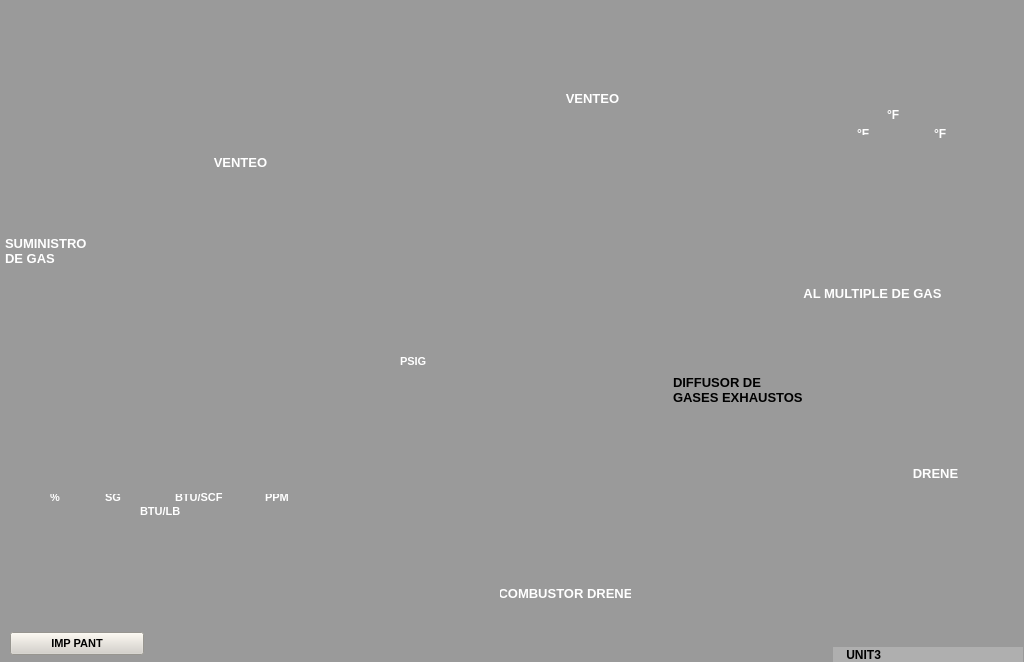
<?xml version="1.0" encoding="UTF-8"?>
<ui version="4.0">
 <class>B6</class>
 <widget class="QWidget" name="B6">
  <property name="geometry">
   <rect>
    <x>0</x>
    <y>0</y>
    <width>1024</width>
    <height>662</height>
   </rect>
  </property>
  <property name="minimumSize">
   <size>
    <width>1024</width>
    <height>662</height>
   </size>
  </property>
  <property name="maximumSize">
   <size>
    <width>1024</width>
    <height>662</height>
   </size>
  </property>
  <property name="windowTitle">
   <string>Form</string>
  </property>
  <property name="styleSheet">
   <string notr="true">background-color: rgb(154, 154, 154);</string>
  </property>
  <widget class="QLabel" name="label_28">
   <property name="geometry">
    <rect>
     <x>5</x>
     <y>238</y>
     <width>151</width>
     <height>26</height>
    </rect>
   </property>
   <property name="font">
    <font>
     <pointsize>10</pointsize>
     <weight>75</weight>
     <bold>true</bold>
    </font>
   </property>
   <property name="styleSheet">
    <string notr="true">background-color: none;
color: rgb(255, 255, 255);</string>
   </property>
   <property name="text">
    <string>SUMINISTRO 
DE GAS</string>
   </property>
   <property name="alignment">
    <set>Qt::AlignLeading|Qt::AlignLeft|Qt::AlignVCenter</set>
   </property>
  </widget>
  <widget class="QLabel" name="label_29">
   <property name="geometry">
    <rect>
     <x>190</x>
     <y>149</y>
     <width>101</width>
     <height>26</height>
    </rect>
   </property>
   <property name="font">
    <font>
     <pointsize>10</pointsize>
     <weight>75</weight>
     <bold>true</bold>
    </font>
   </property>
   <property name="styleSheet">
    <string notr="true">background-color: none;
color: rgb(255, 255, 255);</string>
   </property>
   <property name="text">
    <string>VENTEO</string>
   </property>
   <property name="alignment">
    <set>Qt::AlignCenter</set>
   </property>
  </widget>
  <widget class="QLabel" name="label_30">
   <property name="geometry">
    <rect>
     <x>542</x>
     <y>85</y>
     <width>101</width>
     <height>26</height>
    </rect>
   </property>
   <property name="font">
    <font>
     <pointsize>10</pointsize>
     <weight>75</weight>
     <bold>true</bold>
    </font>
   </property>
   <property name="styleSheet">
    <string notr="true">background-color: none;
color: rgb(255, 255, 255);</string>
   </property>
   <property name="text">
    <string>VENTEO</string>
   </property>
   <property name="alignment">
    <set>Qt::AlignCenter</set>
   </property>
  </widget>
  <widget class="QLabel" name="label_31">
   <property name="geometry">
    <rect>
     <x>792</x>
     <y>280</y>
     <width>161</width>
     <height>26</height>
    </rect>
   </property>
   <property name="font">
    <font>
     <pointsize>10</pointsize>
     <weight>75</weight>
     <bold>true</bold>
    </font>
   </property>
   <property name="styleSheet">
    <string notr="true">background-color: none;
color: rgb(255, 255, 255);</string>
   </property>
   <property name="text">
    <string>AL MULTIPLE DE GAS</string>
   </property>
   <property name="alignment">
    <set>Qt::AlignCenter</set>
   </property>
  </widget>
  <widget class="QLabel" name="label_32">
   <property name="geometry">
    <rect>
     <x>500</x>
     <y>580</y>
     <width>131</width>
     <height>26</height>
    </rect>
   </property>
   <property name="font">
    <font>
     <pointsize>10</pointsize>
     <weight>75</weight>
     <bold>true</bold>
    </font>
   </property>
   <property name="styleSheet">
    <string notr="true">background-color: none;
color: rgb(255, 255, 255);</string>
   </property>
   <property name="text">
    <string>COMBUSTOR DRENE</string>
   </property>
   <property name="alignment">
    <set>Qt::AlignCenter</set>
   </property>
  </widget>
  <widget class="QLabel" name="label_33">
   <property name="geometry">
    <rect>
     <x>870</x>
     <y>460</y>
     <width>131</width>
     <height>26</height>
    </rect>
   </property>
   <property name="font">
    <font>
     <pointsize>10</pointsize>
     <weight>75</weight>
     <bold>true</bold>
    </font>
   </property>
   <property name="styleSheet">
    <string notr="true">background-color: none;
color: rgb(255, 255, 255);</string>
   </property>
   <property name="text">
    <string>DRENE</string>
   </property>
   <property name="alignment">
    <set>Qt::AlignCenter</set>
   </property>
  </widget>
  <widget class="QLabel" name="label_38">
   <property name="geometry">
    <rect>
     <x>0</x>
     <y>0</y>
     <width>1024</width>
     <height>662</height>
    </rect>
   </property>
   <property name="styleSheet">
    <string notr="true">background-color: none;
color: rgb(255, 255, 255);</string>
   </property>
   <property name="text">
    <string/>
   </property>
   <property name="pixmap">
    <pixmap resource="../Resources.qrc">:/Resources/PNG/B6.png</pixmap>
   </property>
  </widget>
  <widget class="QLabel" name="lb_Unit_5">
   <property name="geometry">
    <rect>
     <x>400</x>
     <y>350</y>
     <width>35</width>
     <height>22</height>
    </rect>
   </property>
   <property name="minimumSize">
    <size>
     <width>35</width>
     <height>22</height>
    </size>
   </property>
   <property name="maximumSize">
    <size>
     <width>35</width>
     <height>22</height>
    </size>
   </property>
   <property name="font">
    <font>
     <pointsize>8</pointsize>
     <weight>75</weight>
     <bold>true</bold>
    </font>
   </property>
   <property name="layoutDirection">
    <enum>Qt::LeftToRight</enum>
   </property>
   <property name="styleSheet">
    <string notr="true">background-color:none;
color: rgb(255, 255, 255);</string>
   </property>
   <property name="text">
    <string>PSIG</string>
   </property>
   <property name="alignment">
    <set>Qt::AlignLeading|Qt::AlignLeft|Qt::AlignVCenter</set>
   </property>
  </widget>
  <widget class="QLabel" name="lb_Lect_5">
   <property name="geometry">
    <rect>
     <x>365</x>
     <y>352</y>
     <width>35</width>
     <height>18</height>
    </rect>
   </property>
   <property name="minimumSize">
    <size>
     <width>35</width>
     <height>18</height>
    </size>
   </property>
   <property name="maximumSize">
    <size>
     <width>35</width>
     <height>18</height>
    </size>
   </property>
   <property name="font">
    <font>
     <pointsize>10</pointsize>
     <weight>75</weight>
     <bold>true</bold>
    </font>
   </property>
   <property name="layoutDirection">
    <enum>Qt::LeftToRight</enum>
   </property>
   <property name="styleSheet">
    <string notr="true">background-color:none;
color: rgb(255, 255, 255);</string>
   </property>
   <property name="text">
    <string/>
   </property>
   <property name="alignment">
    <set>Qt::AlignRight|Qt::AlignTrailing|Qt::AlignVCenter</set>
   </property>
  </widget>
  <widget class="QLabel" name="lb_Lect_4">
   <property name="geometry">
    <rect>
     <x>230</x>
     <y>486</y>
     <width>35</width>
     <height>18</height>
    </rect>
   </property>
   <property name="minimumSize">
    <size>
     <width>35</width>
     <height>18</height>
    </size>
   </property>
   <property name="maximumSize">
    <size>
     <width>35</width>
     <height>18</height>
    </size>
   </property>
   <property name="font">
    <font>
     <pointsize>10</pointsize>
     <weight>75</weight>
     <bold>true</bold>
    </font>
   </property>
   <property name="layoutDirection">
    <enum>Qt::LeftToRight</enum>
   </property>
   <property name="styleSheet">
    <string notr="true">background-color:none;
color: rgb(255, 255, 255);</string>
   </property>
   <property name="text">
    <string/>
   </property>
   <property name="alignment">
    <set>Qt::AlignRight|Qt::AlignTrailing|Qt::AlignVCenter</set>
   </property>
  </widget>
  <widget class="QLabel" name="lb_Unit_4">
   <property name="geometry">
    <rect>
     <x>265</x>
     <y>486</y>
     <width>35</width>
     <height>22</height>
    </rect>
   </property>
   <property name="minimumSize">
    <size>
     <width>35</width>
     <height>22</height>
    </size>
   </property>
   <property name="maximumSize">
    <size>
     <width>35</width>
     <height>22</height>
    </size>
   </property>
   <property name="font">
    <font>
     <pointsize>8</pointsize>
     <weight>75</weight>
     <bold>true</bold>
    </font>
   </property>
   <property name="layoutDirection">
    <enum>Qt::LeftToRight</enum>
   </property>
   <property name="styleSheet">
    <string notr="true">background-color:none;
color: rgb(255, 255, 255);</string>
   </property>
   <property name="text">
    <string>PPM</string>
   </property>
   <property name="alignment">
    <set>Qt::AlignLeading|Qt::AlignLeft|Qt::AlignVCenter</set>
   </property>
  </widget>
  <widget class="QLabel" name="lb_Lect_3">
   <property name="geometry">
    <rect>
     <x>140</x>
     <y>486</y>
     <width>35</width>
     <height>18</height>
    </rect>
   </property>
   <property name="minimumSize">
    <size>
     <width>35</width>
     <height>18</height>
    </size>
   </property>
   <property name="maximumSize">
    <size>
     <width>35</width>
     <height>18</height>
    </size>
   </property>
   <property name="font">
    <font>
     <pointsize>10</pointsize>
     <weight>75</weight>
     <bold>true</bold>
    </font>
   </property>
   <property name="layoutDirection">
    <enum>Qt::LeftToRight</enum>
   </property>
   <property name="styleSheet">
    <string notr="true">background-color:none;
color: rgb(255, 255, 255);</string>
   </property>
   <property name="text">
    <string/>
   </property>
   <property name="alignment">
    <set>Qt::AlignRight|Qt::AlignTrailing|Qt::AlignVCenter</set>
   </property>
  </widget>
  <widget class="QLabel" name="lb_Unit_3">
   <property name="geometry">
    <rect>
     <x>175</x>
     <y>486</y>
     <width>50</width>
     <height>22</height>
    </rect>
   </property>
   <property name="minimumSize">
    <size>
     <width>50</width>
     <height>18</height>
    </size>
   </property>
   <property name="maximumSize">
    <size>
     <width>50</width>
     <height>22</height>
    </size>
   </property>
   <property name="font">
    <font>
     <pointsize>8</pointsize>
     <weight>75</weight>
     <bold>true</bold>
    </font>
   </property>
   <property name="layoutDirection">
    <enum>Qt::LeftToRight</enum>
   </property>
   <property name="styleSheet">
    <string notr="true">background-color:none;
color: rgb(255, 255, 255);</string>
   </property>
   <property name="text">
    <string>BTU/SCF</string>
   </property>
   <property name="alignment">
    <set>Qt::AlignLeading|Qt::AlignLeft|Qt::AlignVCenter</set>
   </property>
  </widget>
  <widget class="QLabel" name="lb_Lect_2">
   <property name="geometry">
    <rect>
     <x>70</x>
     <y>486</y>
     <width>35</width>
     <height>18</height>
    </rect>
   </property>
   <property name="minimumSize">
    <size>
     <width>35</width>
     <height>18</height>
    </size>
   </property>
   <property name="maximumSize">
    <size>
     <width>35</width>
     <height>18</height>
    </size>
   </property>
   <property name="font">
    <font>
     <pointsize>10</pointsize>
     <weight>75</weight>
     <bold>true</bold>
    </font>
   </property>
   <property name="layoutDirection">
    <enum>Qt::LeftToRight</enum>
   </property>
   <property name="styleSheet">
    <string notr="true">background-color:none;
color: rgb(255, 255, 255);</string>
   </property>
   <property name="text">
    <string/>
   </property>
   <property name="alignment">
    <set>Qt::AlignRight|Qt::AlignTrailing|Qt::AlignVCenter</set>
   </property>
  </widget>
  <widget class="QLabel" name="lb_Unit_2">
   <property name="geometry">
    <rect>
     <x>105</x>
     <y>486</y>
     <width>35</width>
     <height>22</height>
    </rect>
   </property>
   <property name="minimumSize">
    <size>
     <width>35</width>
     <height>22</height>
    </size>
   </property>
   <property name="maximumSize">
    <size>
     <width>35</width>
     <height>22</height>
    </size>
   </property>
   <property name="font">
    <font>
     <pointsize>8</pointsize>
     <weight>75</weight>
     <bold>true</bold>
    </font>
   </property>
   <property name="layoutDirection">
    <enum>Qt::LeftToRight</enum>
   </property>
   <property name="styleSheet">
    <string notr="true">background-color:none;
color: rgb(255, 255, 255);</string>
   </property>
   <property name="text">
    <string>SG</string>
   </property>
   <property name="alignment">
    <set>Qt::AlignLeading|Qt::AlignLeft|Qt::AlignVCenter</set>
   </property>
  </widget>
  <widget class="QLabel" name="lb_Unit_1">
   <property name="geometry">
    <rect>
     <x>50</x>
     <y>486</y>
     <width>35</width>
     <height>22</height>
    </rect>
   </property>
   <property name="minimumSize">
    <size>
     <width>35</width>
     <height>22</height>
    </size>
   </property>
   <property name="maximumSize">
    <size>
     <width>35</width>
     <height>22</height>
    </size>
   </property>
   <property name="font">
    <font>
     <pointsize>8</pointsize>
     <weight>75</weight>
     <bold>true</bold>
    </font>
   </property>
   <property name="layoutDirection">
    <enum>Qt::LeftToRight</enum>
   </property>
   <property name="styleSheet">
    <string notr="true">background-color:none;
color: rgb(255, 255, 255);</string>
   </property>
   <property name="text">
    <string>%</string>
   </property>
   <property name="alignment">
    <set>Qt::AlignLeading|Qt::AlignLeft|Qt::AlignVCenter</set>
   </property>
  </widget>
  <widget class="QLabel" name="lb_Lect_1">
   <property name="geometry">
    <rect>
     <x>15</x>
     <y>486</y>
     <width>35</width>
     <height>18</height>
    </rect>
   </property>
   <property name="minimumSize">
    <size>
     <width>35</width>
     <height>18</height>
    </size>
   </property>
   <property name="maximumSize">
    <size>
     <width>35</width>
     <height>18</height>
    </size>
   </property>
   <property name="font">
    <font>
     <pointsize>10</pointsize>
     <weight>75</weight>
     <bold>true</bold>
    </font>
   </property>
   <property name="layoutDirection">
    <enum>Qt::LeftToRight</enum>
   </property>
   <property name="styleSheet">
    <string notr="true">background-color:none;
color: rgb(255, 255, 255);</string>
   </property>
   <property name="text">
    <string/>
   </property>
   <property name="alignment">
    <set>Qt::AlignRight|Qt::AlignTrailing|Qt::AlignVCenter</set>
   </property>
  </widget>
  <widget class="QLabel" name="lb_Temp_Unit_1">
   <property name="geometry">
    <rect>
     <x>857</x>
     <y>125</y>
     <width>30</width>
     <height>18</height>
    </rect>
   </property>
   <property name="minimumSize">
    <size>
     <width>30</width>
     <height>18</height>
    </size>
   </property>
   <property name="maximumSize">
    <size>
     <width>30</width>
     <height>18</height>
    </size>
   </property>
   <property name="font">
    <font>
     <pointsize>9</pointsize>
     <weight>75</weight>
     <bold>true</bold>
    </font>
   </property>
   <property name="layoutDirection">
    <enum>Qt::LeftToRight</enum>
   </property>
   <property name="styleSheet">
    <string notr="true">background-color: none;
color: rgb(255, 255, 255);</string>
   </property>
   <property name="text">
    <string>°F</string>
   </property>
   <property name="alignment">
    <set>Qt::AlignLeading|Qt::AlignLeft|Qt::AlignVCenter</set>
   </property>
  </widget>
  <widget class="QLabel" name="lb_Temp_Lect_1">
   <property name="geometry">
    <rect>
     <x>793</x>
     <y>125</y>
     <width>50</width>
     <height>18</height>
    </rect>
   </property>
   <property name="minimumSize">
    <size>
     <width>50</width>
     <height>18</height>
    </size>
   </property>
   <property name="maximumSize">
    <size>
     <width>50</width>
     <height>18</height>
    </size>
   </property>
   <property name="font">
    <font>
     <pointsize>9</pointsize>
     <weight>75</weight>
     <bold>true</bold>
    </font>
   </property>
   <property name="layoutDirection">
    <enum>Qt::LeftToRight</enum>
   </property>
   <property name="styleSheet">
    <string notr="true">background-color: none;
color: rgb(255, 255, 255);</string>
   </property>
   <property name="text">
    <string/>
   </property>
   <property name="alignment">
    <set>Qt::AlignRight|Qt::AlignTrailing|Qt::AlignVCenter</set>
   </property>
  </widget>
  <widget class="QLabel" name="lb_Temp_Lect_2">
   <property name="geometry">
    <rect>
     <x>830</x>
     <y>106</y>
     <width>50</width>
     <height>18</height>
    </rect>
   </property>
   <property name="minimumSize">
    <size>
     <width>50</width>
     <height>18</height>
    </size>
   </property>
   <property name="maximumSize">
    <size>
     <width>50</width>
     <height>18</height>
    </size>
   </property>
   <property name="font">
    <font>
     <pointsize>9</pointsize>
     <weight>75</weight>
     <bold>true</bold>
    </font>
   </property>
   <property name="layoutDirection">
    <enum>Qt::LeftToRight</enum>
   </property>
   <property name="styleSheet">
    <string notr="true">background-color: none;
color: rgb(255, 255, 255);</string>
   </property>
   <property name="text">
    <string/>
   </property>
   <property name="alignment">
    <set>Qt::AlignRight|Qt::AlignTrailing|Qt::AlignVCenter</set>
   </property>
  </widget>
  <widget class="QLabel" name="lb_Temp_Unit_2">
   <property name="geometry">
    <rect>
     <x>887</x>
     <y>106</y>
     <width>30</width>
     <height>18</height>
    </rect>
   </property>
   <property name="minimumSize">
    <size>
     <width>30</width>
     <height>18</height>
    </size>
   </property>
   <property name="maximumSize">
    <size>
     <width>30</width>
     <height>18</height>
    </size>
   </property>
   <property name="font">
    <font>
     <pointsize>9</pointsize>
     <weight>75</weight>
     <bold>true</bold>
    </font>
   </property>
   <property name="layoutDirection">
    <enum>Qt::LeftToRight</enum>
   </property>
   <property name="styleSheet">
    <string notr="true">background-color: none;
color: rgb(255, 255, 255);
</string>
   </property>
   <property name="text">
    <string>°F</string>
   </property>
   <property name="alignment">
    <set>Qt::AlignLeading|Qt::AlignLeft|Qt::AlignVCenter</set>
   </property>
  </widget>
  <widget class="QLabel" name="lb_Temp_Lect_3">
   <property name="geometry">
    <rect>
     <x>878</x>
     <y>125</y>
     <width>50</width>
     <height>18</height>
    </rect>
   </property>
   <property name="minimumSize">
    <size>
     <width>50</width>
     <height>18</height>
    </size>
   </property>
   <property name="maximumSize">
    <size>
     <width>50</width>
     <height>18</height>
    </size>
   </property>
   <property name="font">
    <font>
     <pointsize>9</pointsize>
     <weight>75</weight>
     <bold>true</bold>
    </font>
   </property>
   <property name="layoutDirection">
    <enum>Qt::LeftToRight</enum>
   </property>
   <property name="styleSheet">
    <string notr="true">background-color: none;
color: rgb(255, 255, 255);</string>
   </property>
   <property name="text">
    <string/>
   </property>
   <property name="alignment">
    <set>Qt::AlignRight|Qt::AlignTrailing|Qt::AlignVCenter</set>
   </property>
  </widget>
  <widget class="QLabel" name="lb_Temp_Unit_3">
   <property name="geometry">
    <rect>
     <x>934</x>
     <y>125</y>
     <width>30</width>
     <height>18</height>
    </rect>
   </property>
   <property name="minimumSize">
    <size>
     <width>30</width>
     <height>18</height>
    </size>
   </property>
   <property name="maximumSize">
    <size>
     <width>30</width>
     <height>18</height>
    </size>
   </property>
   <property name="font">
    <font>
     <pointsize>9</pointsize>
     <weight>75</weight>
     <bold>true</bold>
    </font>
   </property>
   <property name="layoutDirection">
    <enum>Qt::LeftToRight</enum>
   </property>
   <property name="styleSheet">
    <string notr="true">background-color: none;
color: rgb(255, 255, 255);</string>
   </property>
   <property name="text">
    <string>°F</string>
   </property>
   <property name="alignment">
    <set>Qt::AlignLeading|Qt::AlignLeft|Qt::AlignVCenter</set>
   </property>
  </widget>
  <widget class="AWMultiObject" name="valCua2_1">
   <property name="geometry">
    <rect>
     <x>102</x>
     <y>243</y>
     <width>50</width>
     <height>50</height>
    </rect>
   </property>
   <property name="ElementType">
    <enum>AWMultiObject::VALCUAD2</enum>
   </property>
  </widget>
  <widget class="AWMultiObject" name="valCua2_2">
   <property name="geometry">
    <rect>
     <x>187</x>
     <y>179</y>
     <width>50</width>
     <height>50</height>
    </rect>
   </property>
   <property name="Orientation">
    <enum>AWMultEstateWidget::Degree90</enum>
   </property>
   <property name="ElementType">
    <enum>AWMultiObject::VALCUAD2</enum>
   </property>
  </widget>
  <widget class="AWMultiObject" name="valCua2_4">
   <property name="geometry">
    <rect>
     <x>544</x>
     <y>179</y>
     <width>50</width>
     <height>50</height>
    </rect>
   </property>
   <property name="Orientation">
    <enum>AWMultEstateWidget::Degree90</enum>
   </property>
   <property name="ElementType">
    <enum>AWMultiObject::VALCUAD2</enum>
   </property>
  </widget>
  <widget class="AWMultiObject" name="valCua2_3">
   <property name="geometry">
    <rect>
     <x>385</x>
     <y>198</y>
     <width>50</width>
     <height>50</height>
    </rect>
   </property>
   <property name="Orientation">
    <enum>AWMultEstateWidget::Degree270</enum>
   </property>
   <property name="ElementType">
    <enum>AWMultiObject::VALCUAD3</enum>
   </property>
  </widget>
  <widget class="AWMultiObject" name="valCua2_6">
   <property name="geometry">
    <rect>
     <x>676</x>
     <y>198</y>
     <width>50</width>
     <height>50</height>
    </rect>
   </property>
   <property name="Orientation">
    <enum>AWMultEstateWidget::Degree270</enum>
   </property>
   <property name="ElementType">
    <enum>AWMultiObject::VALCUAD3</enum>
   </property>
  </widget>
  <widget class="AWMultiObject" name="valCua2_5">
   <property name="geometry">
    <rect>
     <x>684</x>
     <y>527</y>
     <width>50</width>
     <height>50</height>
    </rect>
   </property>
   <property name="Orientation">
    <enum>AWMultEstateWidget::Degree270</enum>
   </property>
   <property name="ElementType">
    <enum>AWMultiObject::VALCUAD3</enum>
   </property>
  </widget>
  <widget class="AWMultiObject" name="vh2_1">
   <property name="geometry">
    <rect>
     <x>424</x>
     <y>242</y>
     <width>50</width>
     <height>50</height>
    </rect>
   </property>
   <property name="Orientation">
    <enum>AWMultEstateWidget::Degree0</enum>
   </property>
   <property name="ElementType">
    <enum>AWMultiObject::VH2</enum>
   </property>
  </widget>
  <widget class="AWMultiObject" name="vh2_2">
   <property name="geometry">
    <rect>
     <x>717</x>
     <y>242</y>
     <width>50</width>
     <height>50</height>
    </rect>
   </property>
   <property name="Orientation">
    <enum>AWMultEstateWidget::Degree0</enum>
   </property>
   <property name="ElementType">
    <enum>AWMultiObject::VH2</enum>
   </property>
  </widget>
  <widget class="AWMultiObject" name="vh2_3">
   <property name="geometry">
    <rect>
     <x>725</x>
     <y>571</y>
     <width>50</width>
     <height>50</height>
    </rect>
   </property>
   <property name="Orientation">
    <enum>AWMultEstateWidget::Degree0</enum>
   </property>
   <property name="ElementType">
    <enum>AWMultiObject::VH2</enum>
   </property>
  </widget>
  <widget class="AWMultiObject" name="valele2">
   <property name="geometry">
    <rect>
     <x>807</x>
     <y>458</y>
     <width>50</width>
     <height>50</height>
    </rect>
   </property>
   <property name="Orientation">
    <enum>AWMultEstateWidget::Degree0</enum>
   </property>
   <property name="ElementType">
    <enum>AWMultiObject::VALELE2</enum>
   </property>
  </widget>
  <widget class="AInstrumentIndicator" name="inf_1">
   <property name="geometry">
    <rect>
     <x>10</x>
     <y>433</y>
     <width>61</width>
     <height>61</height>
    </rect>
   </property>
   <property name="Orientation">
    <enum>AWMultEstateWidget::Degree270</enum>
   </property>
   <property name="UpLabel" stdset="0">
    <string>AE</string>
   </property>
   <property name="DownLabel" stdset="0">
    <string>62568</string>
   </property>
   <property name="Value" stdset="0">
    <number>2</number>
   </property>
  </widget>
  <widget class="AInstrumentIndicator" name="inf_2">
   <property name="geometry">
    <rect>
     <x>76</x>
     <y>433</y>
     <width>61</width>
     <height>61</height>
    </rect>
   </property>
   <property name="Orientation">
    <enum>AWMultEstateWidget::Degree270</enum>
   </property>
   <property name="UpLabel" stdset="0">
    <string>AE</string>
   </property>
   <property name="DownLabel" stdset="0">
    <string>62325</string>
   </property>
   <property name="Value" stdset="0">
    <number>2</number>
   </property>
  </widget>
  <widget class="AInstrumentIndicator" name="inf_4">
   <property name="geometry">
    <rect>
     <x>140</x>
     <y>433</y>
     <width>61</width>
     <height>61</height>
    </rect>
   </property>
   <property name="Orientation">
    <enum>AWMultEstateWidget::Degree270</enum>
   </property>
   <property name="UpLabel" stdset="0">
    <string>AE</string>
   </property>
   <property name="DownLabel" stdset="0">
    <string>62326</string>
   </property>
   <property name="Value" stdset="0">
    <number>2</number>
   </property>
  </widget>
  <widget class="AInstrumentIndicator" name="inf_6">
   <property name="geometry">
    <rect>
     <x>236</x>
     <y>433</y>
     <width>61</width>
     <height>61</height>
    </rect>
   </property>
   <property name="Orientation">
    <enum>AWMultEstateWidget::Degree270</enum>
   </property>
   <property name="UpLabel" stdset="0">
    <string>AE</string>
   </property>
   <property name="DownLabel" stdset="0">
    <string>62569</string>
   </property>
   <property name="Value" stdset="0">
    <number>2</number>
   </property>
  </widget>
  <widget class="AInstrumentIndicator" name="inf_8">
   <property name="geometry">
    <rect>
     <x>297</x>
     <y>333</y>
     <width>61</width>
     <height>61</height>
    </rect>
   </property>
   <property name="Orientation">
    <enum>AWMultEstateWidget::Degree270</enum>
   </property>
   <property name="UpLabel" stdset="0">
    <string>PT</string>
   </property>
   <property name="DownLabel" stdset="0">
    <string>6227</string>
   </property>
   <property name="Value" stdset="0">
    <number>2</number>
   </property>
  </widget>
  <widget class="AInstrumentIndicator" name="inf_7">
   <property name="geometry">
    <rect>
     <x>267</x>
     <y>50</y>
     <width>61</width>
     <height>61</height>
    </rect>
   </property>
   <property name="Orientation">
    <enum>AWMultEstateWidget::Degree90</enum>
   </property>
   <property name="UpLabel" stdset="0">
    <string>PSL</string>
   </property>
   <property name="DownLabel" stdset="0">
    <string>6224</string>
   </property>
   <property name="Value" stdset="0">
    <number>2</number>
   </property>
  </widget>
  <widget class="AInstrumentIndicator" name="inf_9">
   <property name="geometry">
    <rect>
     <x>338</x>
     <y>50</y>
     <width>61</width>
     <height>61</height>
    </rect>
   </property>
   <property name="Orientation">
    <enum>AWMultEstateWidget::Degree90</enum>
   </property>
   <property name="UpLabel" stdset="0">
    <string>PSHH</string>
   </property>
   <property name="DownLabel" stdset="0">
    <string>6226</string>
   </property>
   <property name="Value" stdset="0">
    <number>2</number>
   </property>
  </widget>
  <widget class="AInstrumentIndicator" name="inf_3">
   <property name="geometry">
    <rect>
     <x>95</x>
     <y>186</y>
     <width>61</width>
     <height>61</height>
    </rect>
   </property>
   <property name="Orientation">
    <enum>AWMultEstateWidget::Degree90</enum>
   </property>
   <property name="UpLabel" stdset="0">
    <string>SOV</string>
   </property>
   <property name="DownLabel" stdset="0">
    <string>62571</string>
   </property>
   <property name="Value" stdset="0">
    <number>2</number>
   </property>
  </widget>
  <widget class="AInstrumentIndicator" name="inf_5">
   <property name="geometry">
    <rect>
     <x>234</x>
     <y>172</y>
     <width>61</width>
     <height>61</height>
    </rect>
   </property>
   <property name="Orientation">
    <enum>AWMultEstateWidget::Degree180</enum>
   </property>
   <property name="UpLabel" stdset="0">
    <string>SOV</string>
   </property>
   <property name="DownLabel" stdset="0">
    <string>62570</string>
   </property>
   <property name="Value" stdset="0">
    <number>2</number>
   </property>
  </widget>
  <widget class="AInstrumentIndicator" name="inf_10">
   <property name="geometry">
    <rect>
     <x>348</x>
     <y>156</y>
     <width>61</width>
     <height>61</height>
    </rect>
   </property>
   <property name="Orientation">
    <enum>AWMultEstateWidget::Degree90</enum>
   </property>
   <property name="UpLabel" stdset="0">
    <string>SOV</string>
   </property>
   <property name="DownLabel" stdset="0">
    <string>6249</string>
   </property>
   <property name="LineAngle" stdset="0">
    <double>-44.000000000000000</double>
   </property>
   <property name="Value" stdset="0">
    <number>2</number>
   </property>
  </widget>
  <widget class="AInstrumentIndicator" name="inf_11">
   <property name="geometry">
    <rect>
     <x>449</x>
     <y>191</y>
     <width>61</width>
     <height>61</height>
    </rect>
   </property>
   <property name="intID">
    <number>0</number>
   </property>
   <property name="Orientation">
    <enum>AWMultEstateWidget::Degree90</enum>
   </property>
   <property name="UpLabel" stdset="0">
    <string>ZSC</string>
   </property>
   <property name="DownLabel" stdset="0">
    <string>6249</string>
   </property>
   <property name="LineAngle" stdset="0">
    <double>32.000000000000000</double>
   </property>
   <property name="Value" stdset="0">
    <number>2</number>
   </property>
  </widget>
  <widget class="AInstrumentIndicator" name="inf_15">
   <property name="geometry">
    <rect>
     <x>740</x>
     <y>190</y>
     <width>61</width>
     <height>61</height>
    </rect>
   </property>
   <property name="intID">
    <number>0</number>
   </property>
   <property name="Orientation">
    <enum>AWMultEstateWidget::Degree0</enum>
   </property>
   <property name="UpLabel" stdset="0">
    <string>ZSC</string>
   </property>
   <property name="DownLabel" stdset="0">
    <string>6204</string>
   </property>
   <property name="LineAngle" stdset="0">
    <double>119.000000000000000</double>
   </property>
   <property name="Value" stdset="0">
    <number>2</number>
   </property>
  </widget>
  <widget class="AInstrumentIndicator" name="inf_12">
   <property name="geometry">
    <rect>
     <x>591</x>
     <y>173</y>
     <width>61</width>
     <height>61</height>
    </rect>
   </property>
   <property name="Orientation">
    <enum>AWMultEstateWidget::Degree180</enum>
   </property>
   <property name="UpLabel" stdset="0">
    <string>SOV</string>
   </property>
   <property name="DownLabel" stdset="0">
    <string>6208</string>
   </property>
   <property name="Value" stdset="0">
    <number>2</number>
   </property>
  </widget>
  <widget class="AInstrumentIndicator" name="inf_13">
   <property name="geometry">
    <rect>
     <x>641</x>
     <y>157</y>
     <width>61</width>
     <height>61</height>
    </rect>
   </property>
   <property name="Orientation">
    <enum>AWMultEstateWidget::Degree0</enum>
   </property>
   <property name="UpLabel" stdset="0">
    <string>SOV</string>
   </property>
   <property name="DownLabel" stdset="0">
    <string>6204</string>
   </property>
   <property name="LineAngle" stdset="0">
    <double>46.000000000000000</double>
   </property>
   <property name="Value" stdset="0">
    <number>2</number>
   </property>
  </widget>
  <widget class="AInstrumentIndicator" name="inf_16">
   <property name="geometry">
    <rect>
     <x>750</x>
     <y>520</y>
     <width>61</width>
     <height>61</height>
    </rect>
   </property>
   <property name="intID">
    <number>0</number>
   </property>
   <property name="Orientation">
    <enum>AWMultEstateWidget::Degree0</enum>
   </property>
   <property name="UpLabel" stdset="0">
    <string>ZSC</string>
   </property>
   <property name="DownLabel" stdset="0">
    <string>62417</string>
   </property>
   <property name="LineAngle" stdset="0">
    <double>119.000000000000000</double>
   </property>
   <property name="Value" stdset="0">
    <number>2</number>
   </property>
  </widget>
  <widget class="AInstrumentIndicator" name="inf_14">
   <property name="geometry">
    <rect>
     <x>649</x>
     <y>486</y>
     <width>61</width>
     <height>61</height>
    </rect>
   </property>
   <property name="intID">
    <number>0</number>
   </property>
   <property name="Orientation">
    <enum>AWMultEstateWidget::Degree0</enum>
   </property>
   <property name="UpLabel" stdset="0">
    <string>SOV</string>
   </property>
   <property name="DownLabel" stdset="0">
    <string>64217</string>
   </property>
   <property name="LineAngle" stdset="0">
    <double>46.000000000000000</double>
   </property>
   <property name="Value" stdset="0">
    <number>2</number>
   </property>
  </widget>
  <widget class="AInstrumentIndicator" name="inf_17">
   <property name="geometry">
    <rect>
     <x>814</x>
     <y>135</y>
     <width>61</width>
     <height>61</height>
    </rect>
   </property>
   <property name="Orientation">
    <enum>AWMultEstateWidget::Degree90</enum>
   </property>
   <property name="UpLabel" stdset="0">
    <string>TE</string>
   </property>
   <property name="DownLabel" stdset="0">
    <string>6232A</string>
   </property>
   <property name="Value" stdset="0">
    <number>2</number>
   </property>
  </widget>
  <widget class="AInstrumentIndicator" name="inf_18">
   <property name="geometry">
    <rect>
     <x>875</x>
     <y>135</y>
     <width>61</width>
     <height>61</height>
    </rect>
   </property>
   <property name="Orientation">
    <enum>AWMultEstateWidget::Degree90</enum>
   </property>
   <property name="UpLabel" stdset="0">
    <string>TE</string>
   </property>
   <property name="DownLabel" stdset="0">
    <string>6232B</string>
   </property>
   <property name="Value" stdset="0">
    <number>2</number>
   </property>
  </widget>
  <widget class="QLabel" name="label_34">
   <property name="geometry">
    <rect>
     <x>673</x>
     <y>364</y>
     <width>161</width>
     <height>51</height>
    </rect>
   </property>
   <property name="font">
    <font>
     <pointsize>10</pointsize>
     <weight>75</weight>
     <bold>true</bold>
    </font>
   </property>
   <property name="styleSheet">
    <string notr="true">background-color: rgba(255, 255, 255, 0);</string>
   </property>
   <property name="text">
    <string>DIFFUSOR DE
GASES EXHAUSTOS</string>
   </property>
   <property name="alignment">
    <set>Qt::AlignJustify|Qt::AlignVCenter</set>
   </property>
  </widget>
  <widget class="QLabel" name="lb_Unit_0">
   <property name="geometry">
    <rect>
     <x>140</x>
     <y>500</y>
     <width>50</width>
     <height>22</height>
    </rect>
   </property>
   <property name="minimumSize">
    <size>
     <width>50</width>
     <height>18</height>
    </size>
   </property>
   <property name="maximumSize">
    <size>
     <width>50</width>
     <height>22</height>
    </size>
   </property>
   <property name="font">
    <font>
     <pointsize>8</pointsize>
     <weight>75</weight>
     <bold>true</bold>
    </font>
   </property>
   <property name="layoutDirection">
    <enum>Qt::LeftToRight</enum>
   </property>
   <property name="styleSheet">
    <string notr="true">background-color:none;
color: rgb(255, 255, 255);</string>
   </property>
   <property name="text">
    <string>BTU/LB</string>
   </property>
   <property name="alignment">
    <set>Qt::AlignLeading|Qt::AlignLeft|Qt::AlignVCenter</set>
   </property>
  </widget>
  <widget class="QLabel" name="lb_Lect_0">
   <property name="geometry">
    <rect>
     <x>105</x>
     <y>500</y>
     <width>35</width>
     <height>18</height>
    </rect>
   </property>
   <property name="minimumSize">
    <size>
     <width>35</width>
     <height>18</height>
    </size>
   </property>
   <property name="maximumSize">
    <size>
     <width>35</width>
     <height>18</height>
    </size>
   </property>
   <property name="font">
    <font>
     <pointsize>10</pointsize>
     <weight>75</weight>
     <bold>true</bold>
    </font>
   </property>
   <property name="layoutDirection">
    <enum>Qt::LeftToRight</enum>
   </property>
   <property name="styleSheet">
    <string notr="true">background-color:none;
color: rgb(255, 255, 255);</string>
   </property>
   <property name="text">
    <string/>
   </property>
   <property name="alignment">
    <set>Qt::AlignRight|Qt::AlignTrailing|Qt::AlignVCenter</set>
   </property>
  </widget>
  <widget class="QLabel" name="lbUnit3">
   <property name="geometry">
    <rect>
     <x>833</x>
     <y>647</y>
     <width>190</width>
     <height>15</height>
    </rect>
   </property>
   <property name="font">
    <font>
     <weight>75</weight>
     <bold>true</bold>
    </font>
   </property>
   <property name="styleSheet">
    <string notr="true">background-color: rgb(175, 175, 175);</string>
   </property>
   <property name="text">
    <string>    UNIT3</string>
   </property>
  </widget>
  <widget class="QPushButton" name="btnIMPPant">
   <property name="geometry">
    <rect>
     <x>10</x>
     <y>632</y>
     <width>134</width>
     <height>23</height>
    </rect>
   </property>
   <property name="font">
    <font>
     <pointsize>8</pointsize>
     <weight>75</weight>
     <bold>true</bold>
    </font>
   </property>
   <property name="styleSheet">
    <string notr="true">background-color: rgb(212, 208, 200);</string>
   </property>
   <property name="text">
    <string>IMP PANT</string>
   </property>
  </widget>
  <zorder>label_38</zorder>
  <zorder>label_28</zorder>
  <zorder>label_29</zorder>
  <zorder>label_30</zorder>
  <zorder>label_31</zorder>
  <zorder>label_32</zorder>
  <zorder>label_33</zorder>
  <zorder>lb_Unit_5</zorder>
  <zorder>lb_Lect_5</zorder>
  <zorder>lb_Lect_4</zorder>
  <zorder>lb_Unit_4</zorder>
  <zorder>lb_Lect_3</zorder>
  <zorder>lb_Unit_3</zorder>
  <zorder>lb_Lect_2</zorder>
  <zorder>lb_Unit_2</zorder>
  <zorder>lb_Unit_1</zorder>
  <zorder>lb_Lect_1</zorder>
  <zorder>lb_Temp_Unit_1</zorder>
  <zorder>lb_Temp_Lect_1</zorder>
  <zorder>lb_Temp_Lect_2</zorder>
  <zorder>lb_Temp_Unit_2</zorder>
  <zorder>lb_Temp_Lect_3</zorder>
  <zorder>lb_Temp_Unit_3</zorder>
  <zorder>valCua2_1</zorder>
  <zorder>valCua2_2</zorder>
  <zorder>valCua2_4</zorder>
  <zorder>valCua2_3</zorder>
  <zorder>valCua2_6</zorder>
  <zorder>valCua2_5</zorder>
  <zorder>vh2_1</zorder>
  <zorder>vh2_2</zorder>
  <zorder>vh2_3</zorder>
  <zorder>valele2</zorder>
  <zorder>inf_1</zorder>
  <zorder>inf_2</zorder>
  <zorder>inf_4</zorder>
  <zorder>inf_6</zorder>
  <zorder>inf_8</zorder>
  <zorder>inf_7</zorder>
  <zorder>inf_9</zorder>
  <zorder>inf_3</zorder>
  <zorder>inf_5</zorder>
  <zorder>inf_10</zorder>
  <zorder>inf_11</zorder>
  <zorder>inf_15</zorder>
  <zorder>inf_12</zorder>
  <zorder>inf_13</zorder>
  <zorder>inf_16</zorder>
  <zorder>inf_14</zorder>
  <zorder>inf_17</zorder>
  <zorder>inf_18</zorder>
  <zorder>label_34</zorder>
  <zorder>lb_Unit_0</zorder>
  <zorder>lb_Lect_0</zorder>
  <zorder>lbUnit3</zorder>
  <zorder>btnIMPPant</zorder>
 </widget>
 <customwidgets>
  <customwidget>
   <class>AInstrumentIndicator</class>
   <extends>QWidget</extends>
   <header>ainstrumentindicator.h</header>
  </customwidget>
  <customwidget>
   <class>AWMultiObject</class>
   <extends>QWidget</extends>
   <header>awmultiobject.h</header>
  </customwidget>
 </customwidgets>
 <resources>
  <include location="../Resources.qrc"/>
 </resources>
 <connections/>
</ui>
